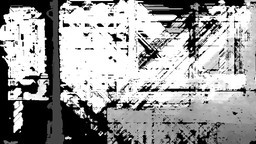
#> input picture src/noise/depthimg.png, 256 x 144 px, shrunk from 1028 x 578 before the run
$ python removeNoise.py
#> lines starting #> are read from the running program, lines starting #| are printed output that depends on the picture; after the words box and inside, x2 and y2 are one past the last pixel; in counts of white or black regions, pixels touching at a corner belong together
# Steps:
# 1. Go through all the black pixels in the image.
# 2. For each, search outward from the pixel to find a nonblack pixel value and
#    replace itself with that value.
# 4. Output the new image.


import cv2
import numpy as np
import math


# Checks if a coordinate is within the image borders
def checkInside(row, col):
    if row < 0 or row >= image.shape[0]:
        return False
    if col < 0 or col >= image.shape[1]:
        return False
    return True

# Finds nearest pixel value greater than 0
def findNearestVal(row, col):
    pixelDist = 1
    insideEdge = True
    while insideEdge:
        insideEdge = False
        rowVals = [pixelDist, pixelDist * -1]
        colVals = [pixelDist, pixelDist * -1]
        for x in rowVals:
            for i in range((pixelDist * -1), pixelDist + 1):
                if checkInside(row + x, col + i):
                    insideEdge = True
                    if image[row + x][col + i]:
                        return image[row + x][col + i]
        for y in colVals:
            for i in range((pixelDist * -1), pixelDist + 1):
                if checkInside(row + i, col + y):
                    insideEdge = True
                    if image[row + i][col + y]:
                        return image[row + i][col + y]

        pixelDist += 1

    return 255


# -----MAIN-----
image = cv2.imread("depthimg.png", 0)
#> image is the input picture: shape (144, 256); min 0, max 255, mean 155.7
newImg = image.copy()

# Go through each pixel and remove noise
for i in range(image.shape[0]):
    for j in range(image.shape[1]):
        if image[i][j] == 0:
            newImg[i][j] = findNearestVal(i, j)
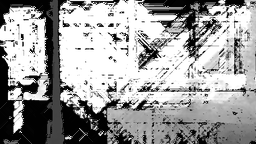
#> newImg: shape (144, 256); 14.34% of pixels changed, all inside (x1, y1, x2, y2) = (0, 0, 256, 144)

cv2.imwrite("test.png", newImg)
